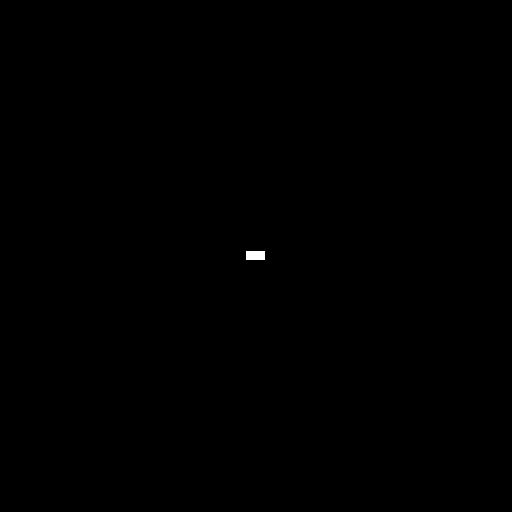
#> input picture images/block.jpg, 512 x 512 px, found by its file name; the run also reads 1 picture not shown here
$ python labo3.py
#> lines starting #> are read from the running program, lines starting #| are printed output that depends on the picture; after the words box and inside, x2 and y2 are one past the last pixel; in counts of white or black regions, pixels touching at a corner belong together
import numpy as np
from matplotlib import pyplot as plt
import cv2
from matplotlib.widgets import Slider
from typing import Callable


def magnitude_spectrum(fshift: np.ndarray):
    magnitude_spectrum = np.log(np.abs(fshift) + 1)
    magnitude_spectrum -= np.min(magnitude_spectrum)
    magnitude_spectrum *= 255.0 / np.max(magnitude_spectrum)
    return magnitude_spectrum


def cumulative_histogram(image):
    hist = cv2.calcHist([image], [0], None, [256], [0, 256])
    cumhist = np.cumsum(hist).astype(np.float64)
    cumhist = cumhist / cumhist[-1]
    return cumhist


def circle(R: int, M: int, N: int):
    """
    R: straal
    M: rijen
    N: kolommen
    """
    x, y = np.meshgrid(np.linspace(0, N, N), np.linspace(0, M, M), sparse=True)
    cx, cy = [N / 2, M / 2]
    return ((x - cx) ** 2 + (y - cy) ** 2) <= R**2


def show_results_old(image, result_image, title="Image"):
    # Setup figures
    fig = plt.figure(figsize=(20, 15))
    fig.canvas.manager.set_window_title(title)
    ax = fig.add_subplot(321)
    ax.set_title("Original Image")
    ax0 = fig.add_subplot(322)
    ax0.set_title("Image after Transformation")
    ax1 = fig.add_subplot(323)
    ax1.set_title("Histogram of Original")
    ax2 = fig.add_subplot(324, sharex=ax1)
    ax2.set_title("Histogram after Transformation")
    ax3 = fig.add_subplot(325, sharex=ax1)
    ax3.set_title("Cumulative Histogram of Original")
    ax4 = fig.add_subplot(326, sharex=ax1)
    ax4.set_title("Cumulative Histogram after Transformation")
    ax1.set_xlim([0, 255])
    # Plot data
    ax.imshow(image, cmap=plt.get_cmap("gray"))
    ax0.imshow(result_image, cmap=plt.get_cmap("gray"))
    ax1.plot(cv2.calcHist([image], [0], None, [256], [0, 256]))
    ax2.plot(cv2.calcHist([result_image], [0], None, [256], [0, 256]))
    ax3.plot(cumulative_histogram(image))
    ax4.plot(cumulative_histogram(result_image))

    plt.show()


def show_results_old_interactive(function: Callable, valueList: list[list[int]], title="Image"):
    """
    valueList: list with list items in format [value,valmin,valmax,step]
    """
    values = [e[0] for e in valueList]
    paramsList = [e[1:4] for e in valueList]
    image, result_image = function(*values)
    # Setup figures
    fig = plt.figure(figsize=(20, 15))
    fig.canvas.manager.set_window_title(title)
    ax = fig.add_subplot(321)
    ax.set_title("Original Image")
    ax0 = fig.add_subplot(322)
    ax0.set_title("Image after Transformation")
    ax1 = fig.add_subplot(323)
    ax1.set_title("Histogram of Original")
    ax2 = fig.add_subplot(324, sharex=ax1)
    ax2.set_title("Histogram after Transformation")
    ax3 = fig.add_subplot(325, sharex=ax1)
    ax3.set_title("Cumulative Histogram of Original")
    ax4 = fig.add_subplot(326, sharex=ax1)
    ax4.set_title("Cumulative Histogram after Transformation")
    ax1.set_xlim([0, 255])

    # Plot data
    def plot_data(image, result_image):
        [x.clear() for x in [ax1, ax2, ax3, ax4]]
        ax1.plot(cv2.calcHist([image], [0], None, [256], [0, 256]))
        ax2.plot(cv2.calcHist([result_image], [0], None, [256], [0, 256]))
        ax3.plot(cumulative_histogram(image))
        ax4.plot(cumulative_histogram(result_image))
        ax.imshow(image, cmap=plt.get_cmap("gray"))
        ax0.imshow(result_image, cmap=plt.get_cmap("gray"))

    plot_data(image, result_image)
    # Add sliders
    sliders = [0] * len(values)
    for i, (value, params) in enumerate(zip(values, paramsList)):
        fig.subplots_adjust(bottom=0.25)
        slider_axis = fig.add_axes([0.2, 0.2 - (i / 20), 0.65, 0.03])
        sliders[i] = Slider(
            slider_axis,
            "Slider" + str(i),
            valinit=value,
            valmin=params[0],
            valmax=params[1],
            valstep=params[2],
        )

        # Update values when slider value changes
        def sliders_on_changed(val, i):
            values[i] = val
            image, result_image = function(*values)
            plot_data(image, result_image)
            fig.canvas.draw_idle()

        sliders[i].on_changed(lambda val, idx=i: sliders_on_changed(val, idx))

    # Print last values on close
    def on_close(event):
        print(f"Closed {title}: {values}")

    fig.canvas.mpl_connect("close_event", on_close)
    # Show plot
    plt.show()


def show_results(image, fft_image, filtered_fft, filtered_image, title="Image"):
    # Setup figures
    fig = plt.figure()
    fig.canvas.manager.set_window_title(title)
    ax1 = fig.add_subplot(221)
    ax1.set_title("Original")
    ax1.axis("off")
    ax2 = fig.add_subplot(222)
    ax2.set_title("FFT")
    ax2.axis("off")
    ax3 = fig.add_subplot(223)
    ax3.set_title("Filtered FFT")
    ax3.axis("off")
    ax4 = fig.add_subplot(224)
    ax4.set_title("Filtered Image")
    ax4.axis("off")
    # Plot data
    ax1.imshow(image, cmap="gray")
    ax2.imshow(magnitude_spectrum(fft_image), cmap="gray")
    ax3.imshow(magnitude_spectrum(filtered_fft), cmap="gray")
    ax4.imshow(filtered_image, cmap="gray")
    # Show plot
    plt.tight_layout()
    plt.show()


def show_results_interactive(function: Callable, valueList: list[list[int]], title="Image"):
    """
    valueList: list with list items in format [value,valmin,valmax,step]
    """
    values = [e[0] for e in valueList]
    paramsList = [e[1:4] for e in valueList]
    image, fft_image, filtered_fft, filtered_image = function(*values)
    # Setup figures
    fig = plt.figure()
    fig.canvas.manager.set_window_title(title)
    ax1 = fig.add_subplot(221)
    ax1.set_title("Original")
    ax1.axis("off")
    ax2 = fig.add_subplot(222)
    ax2.set_title("FFT")
    ax2.axis("off")
    ax3 = fig.add_subplot(223)
    ax3.set_title("Filtered FFT")
    ax3.axis("off")
    ax4 = fig.add_subplot(224)
    ax4.set_title("Filtered Image")
    ax4.axis("off")

    # Plot data
    def plot_data(image, fft_image, filtered_fft, filtered_image):
        [x.clear() for x in [ax1, ax2, ax3, ax4]]
        ax1.imshow(image, cmap="gray")
        ax2.imshow(magnitude_spectrum(fft_image), cmap="gray")
        ax3.imshow(magnitude_spectrum(filtered_fft), cmap="gray")
        ax4.imshow(filtered_image, cmap="gray")

    plot_data(image, fft_image, filtered_fft, filtered_image)
    # Add sliders
    sliders = [0] * len(values)
    for i, (value, params) in enumerate(zip(values, paramsList)):
        fig.subplots_adjust(bottom=0.25)
        slider_axis = fig.add_axes([0.2, 0.2 - (i / 20), 0.65, 0.03])
        sliders[i] = Slider(
            slider_axis,
            "Slider" + str(i),
            valinit=value,
            valmin=params[0],
            valmax=params[1],
            valstep=params[2],
        )

        # Update values when slider value changes
        def sliders_on_changed(val, i):
            values[i] = val
            image, fft_image, filtered_fft, filtered_image = function(*values)
            plot_data(image, fft_image, filtered_fft, filtered_image)
            fig.canvas.draw_idle()

        sliders[i].on_changed(lambda val, idx=i: sliders_on_changed(val, idx))

    # Print last values on close
    def on_close(event):
        print(f"Closed {title}: {values}")

    fig.canvas.mpl_connect("close_event", on_close)
    # Show plot
    plt.tight_layout()
    plt.show()


def fourier_transform_demo(imagePath: str):
    image = cv2.imread(imagePath, cv2.IMREAD_GRAYSCALE)
    # fourier transform
    fft_image = np.fft.fft2(image)
    fft_image_shift = np.fft.fftshift(fft_image)  # Verwissel diagonale kwadranten
    m_spectrum = magnitude_spectrum(fft_image_shift)

    # inverse fourier transform
    ifshift = np.fft.ifftshift(fft_image_shift)  # Herverwissel diagonale kwadranten
    ifbeeld = np.fft.ifft2(ifshift).real

    ifbeeld_nor = np.uint8(cv2.normalize(ifbeeld, None, 0, 255, cv2.NORM_MINMAX))
    m_spectrum_norm = np.uint8(cv2.normalize(m_spectrum, None, 0, 255, cv2.NORM_MINMAX))
    show_results_old(ifbeeld_nor, m_spectrum_norm, "Fourier Transform")


def ideal_low_pass(radius: int):
    image = cv2.imread("images/campus.jpg", cv2.IMREAD_GRAYSCALE)
    # fourier transform
    fft_image = np.fft.fft2(image)
    fft_image_shift = np.fft.fftshift(fft_image)  # Verwissel diagonale kwadranten
    size = np.shape(fft_image_shift)
    filter = circle(radius, size[0], size[1])
    filtered_fft = fft_image_shift * filter
    ifshift = np.fft.ifftshift(filtered_fft)  # Herverwissel diagonale kwadranten
    filtered_image = np.fft.ifft2(ifshift).real

    # show_results(image, fft_image_shift, filtered_fft, filtered_image)
    return [image, fft_image_shift, filtered_fft, filtered_image]


def ideal_low_pass_mask(radius: int):
    image = cv2.imread("images/campus.jpg", cv2.IMREAD_GRAYSCALE)
    size = np.shape(image)
    filter = np.uint8(circle(radius, size[0], size[1]))
    ifshift = np.fft.ifftshift(filter)  # Herverwissel diagonale kwadranten
    filtered_image = np.fft.ifft2(ifshift).real

    filter_nor = np.uint8(cv2.normalize(filter, None, 0, 255, cv2.NORM_MINMAX))
    filtered_image_norm = np.uint8(cv2.normalize(filtered_image, None, 0, 255, cv2.NORM_MINMAX))
    # show_results_old(filter_nor, filtered_image_norm)
    return [filter_nor, filtered_image_norm]


def gaussian_low_pass(d0: int):
    image = cv2.imread("images/campus.jpg", cv2.IMREAD_GRAYSCALE)

    fft_image = np.fft.fft2(image)
    fft_image_shift = np.fft.fftshift(fft_image)
    rows, cols = image.shape
    u, v = np.meshgrid(np.arange(-cols // 2, cols // 2), np.arange(-rows // 2, rows // 2))
    d = np.sqrt(u**2 + v**2)
    gaussian_filter = np.exp(-(d**2) / (2 * (d0**2)))
    filtered_fft = fft_image_shift * gaussian_filter

    ifshift = np.fft.ifftshift(filtered_fft)
    filtered_image = np.fft.ifft2(ifshift).real

    # show_results(image, fft_image_shift, filtered_fft, filtered_image)
    return [image, fft_image_shift, filtered_fft, filtered_image]


def butterworth_filter(shape, cutoff, order):
    P, Q = shape
    U, V = np.meshgrid(np.arange(P) - P // 2, np.arange(Q) - Q // 2, indexing="ij")
    D = np.sqrt(U**2 + V**2)
    H = 1 / (1 + (D / cutoff) ** (2 * order))
    return H


def butterworth_low_pass(radius: int, order: int):
    image = cv2.imread("images/campus.jpg", cv2.IMREAD_GRAYSCALE)

    fft_image = np.fft.fft2(image)
    fft_image_shift = np.fft.fftshift(fft_image)
    filter = butterworth_filter(fft_image_shift.shape, radius, order)

    filtered_fft = fft_image_shift * filter
    ifshift = np.fft.ifftshift(filtered_fft)
    filtered_image = np.fft.ifft2(ifshift).real

    # show_results(image, fft_image_shift, filtered_fft, filtered_image)
    return [image, fft_image_shift, filtered_fft, filtered_image]


def butterworth_high_pass(radius: int, order: int):
    image = cv2.imread("images/Xraywrist.jpg", cv2.IMREAD_GRAYSCALE)

    fft_image = np.fft.fft2(image)
    fft_image_shift = np.fft.fftshift(fft_image)
    filter = butterworth_filter(fft_image_shift.shape, radius, order)
    high_pass_filter = 1 - filter  # HHP = 1 - HLP

    filtered_fft = fft_image_shift * high_pass_filter
    ifshift = np.fft.ifftshift(filtered_fft)
    filtered_image = np.fft.ifft2(ifshift).real

    # show_results(image, fft_image_shift, filtered_fft, filtered_image)
    return [image, fft_image_shift, filtered_fft, filtered_image]


def butterworth_high_frequency_emphasis(radius: int, order: int, a: float, b: float):
    image = cv2.imread("images/Xraywrist.jpg", cv2.IMREAD_GRAYSCALE)

    fft_image = np.fft.fft2(image)
    fft_image_shift = np.fft.fftshift(fft_image)
    filter = butterworth_filter(fft_image_shift.shape, radius, order)
    high_pass_filter = 1 - filter  # HHP = 1 - HLP
    hhfe_filter = a + b * high_pass_filter  # High-frequency emphasis filter: HHFE = a + bHHP

    filtered_fft = fft_image_shift * hhfe_filter
    ifshift = np.fft.ifftshift(filtered_fft)
    filtered_image = np.fft.ifft2(ifshift).real

    # show_results(image, fft_image_shift, filtered_fft, filtered_image)
    return [image, fft_image_shift, filtered_fft, filtered_image]


def butterworth_notch_filter_int(shape, D0, u0, v0, order):
    # Maak een meshgrid voor het filter
    rows, cols = shape
    U, V = np.meshgrid(np.arange(-cols // 2, cols // 2), np.arange(-rows // 2, rows // 2))

    # Bereken de afstand van elke punt in het frequentiedomein tot de notch-locaties (u0, v0) en (-u0, -v0)
    D1 = np.sqrt((U - u0) ** 2 + (V - v0) ** 2)
    D2 = np.sqrt((U + u0) ** 2 + (V + v0) ** 2)

    # Butterworth notch-bandstop filter
    H = 1 / (1 + (D0 / D1) ** (2 * order)) * 1 / (1 + (D0 / D2) ** (2 * order))

    return H


def butterworth_notch_filter(D0, u0, v0, order):
    """
    band stop filter
    """
    # Lees de afbeelding in grayscale
    image = cv2.imread("images/oldtv.jpg", cv2.IMREAD_GRAYSCALE)

    # Voer de Fourier-transformatie uit en verschuif de nul-frequentiecomponent naar het centrum
    fft_image = np.fft.fft2(image)
    fft_image_shift = np.fft.fftshift(fft_image)

    # Maak het notch filter
    filter = butterworth_notch_filter_int(fft_image_shift.shape, D0, u0, v0, order)

    # Pas het filter toe op het fft-beeld
    filtered_fft = fft_image_shift * filter

    # Omgekeerde FFT uitvoeren
    ifshift = np.fft.ifftshift(filtered_fft)
    filtered_image = np.fft.ifft2(ifshift).real

    # show_results(image, fft_image_shift, filtered_fft, filtered_image)
    return [image, fft_image_shift, filtered_fft, filtered_image]


def main():
    # Inleiding - De 2-D discrete Fouriertransformatie
    fourier_transform_demo("images/block.jpg")
#> in fourier_transform_demo, image is the input picture: shape (512, 512); min 0, max 255, mean 0.2
#> in magnitude_spectrum, `magnitude_spectrum = np.log(np.abs(fshift) + 1)`:
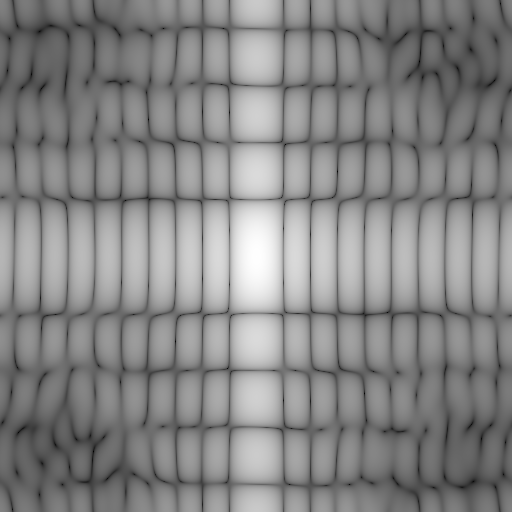
#> magnitude_spectrum: shape (512, 512) float64; min 0.0793, max 10.7, mean 5.61; drawn with min black and max white
#> in cumulative_histogram, `hist = cv2.calcHist([image], [0], None, [256], [0, 256])`: hist = 256 values, max 261836 at index 0, min 0 at index 19, mean 1024
#> in cumulative_histogram, `cumhist = np.cumsum(hist).astype(np.float64)`: cumhist = 256 values from 261836 to 262144
#> in cumulative_histogram, `cumhist = cumhist / cumhist[-1]`: cumhist = 256 values from 0.999 to 1
    fourier_transform_demo("images/disk.jpg")
#> call 2 of fourier_transform_demo, with imagePath = 'images/disk.jpg'
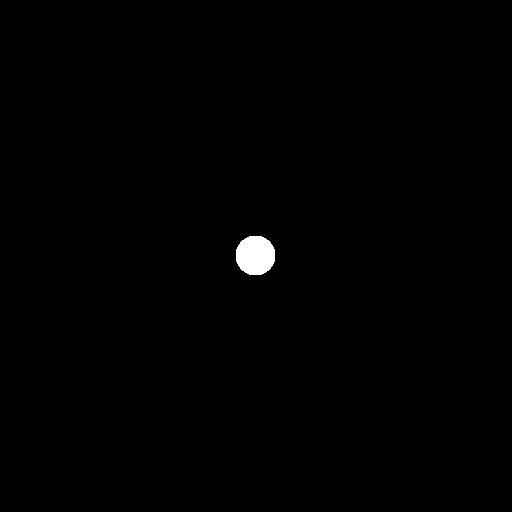
#> input picture images/disk.jpg, 512 x 512 px, found by its file name
#> in fourier_transform_demo, image is the input picture: shape (512, 512); min 0, max 255, mean 1.2
#> in magnitude_spectrum (call 2), `magnitude_spectrum = np.log(np.abs(fshift) + 1)`:
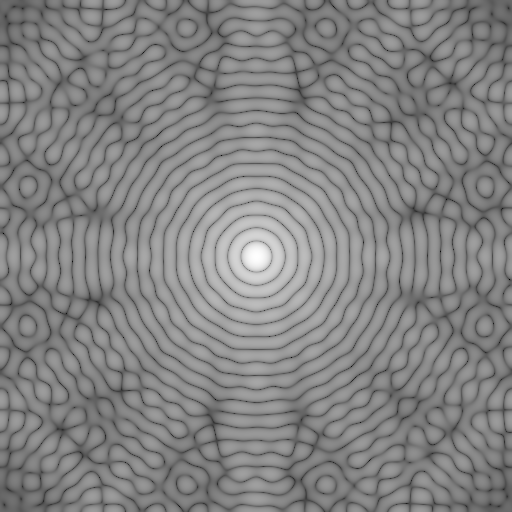
#> magnitude_spectrum: shape (512, 512) float64; min 0.787, max 12.67, mean 6.93; drawn with min black and max white

    # Opdracht 1 - ideaal laagdoorlaatfilter
    show_results_interactive(ideal_low_pass, [[200, 0, 400, 1]], "Ideal Low Pass")
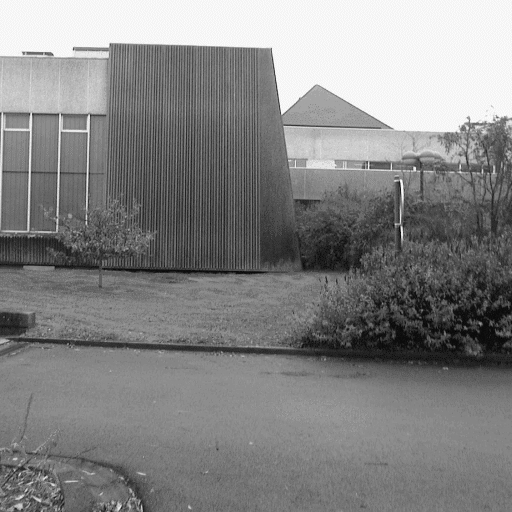
#> input picture images/campus.jpg, 512 x 512 px, found by its file name
#> in ideal_low_pass, image is the input picture: shape (512, 512); min 0, max 252, mean 132.2
    show_results_old_interactive(ideal_low_pass_mask, [[10, 0, 400, 1]], "Ideal Low Pass Mask")
#> in ideal_low_pass_mask, `ifshift = np.fft.ifftshift(filter)`: filter: shape (512, 512); values 0 (black) and 1 (white), 0.12% white; 1 white region, box (x1, y1, x2, y2) and area: (246, 246, 266, 266) 316
#> in ideal_low_pass_mask, `filtered_image = np.fft.ifft2(ifshift).real`:
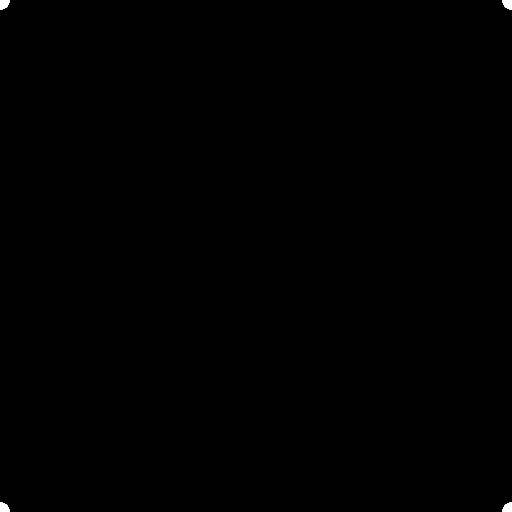
#> ifshift: shape (512, 512); values 0 (black) and 1 (white), 0.12% white; 4 white regions, box (x1, y1, x2, y2) and area: (0, 0, 10, 10) 79, (502, 0, 512, 10) 79, (0, 502, 10, 512) 79, (502, 502, 512, 512) 79

    # Opdracht 2 - Gaussiaans laagdoorlaatfilter
    show_results_interactive(gaussian_low_pass, [[100, 0, 400, 1]], "Gaussian Low Pass")

    # Opdracht 3 - Butterworth laagdoorlaatfilter
    show_results_interactive(butterworth_low_pass, [[30, 0, 400, 1], [2, 0, 10, 1]], "Butterworth Low Pass")

    # Opdracht 4 - Hoogdoorlaatfilters
    show_results_interactive(
        butterworth_high_pass,
        [[30, 0, 400, 1], [3, 0, 10, 1]],
        "Butterworth High Pass",
    )
#> call 4 of show_results_interactive, with title = 'Butterworth High Pass'
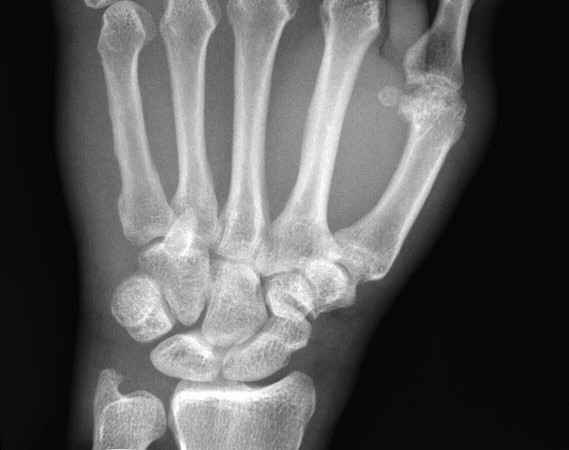
#> input picture images/Xraywrist.jpg, 569 x 450 px, found by its file name
#> in butterworth_high_pass, image is the input picture: shape (450, 569); min 0, max 255, mean 91.3
#> in show_results_interactive (call 4), `plt.show()`:
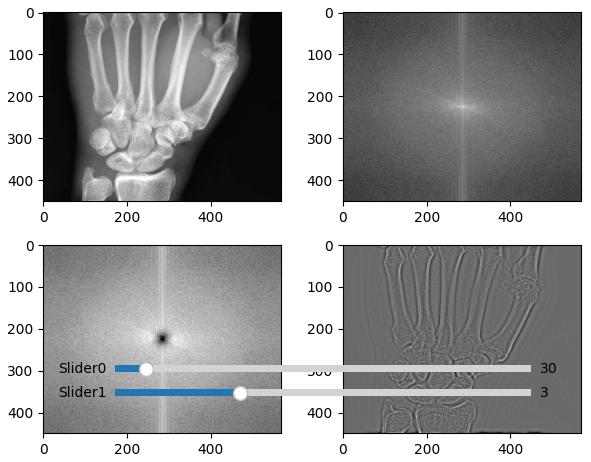
#> figure drawn by matplotlib, 6 panels
    show_results_interactive(
        butterworth_high_frequency_emphasis,
        [[70, 0, 400, 1], [3, 0, 10, 1], [0.5, 0, 10, 0.1], [2, 0, 10, 0.1]],
        "Butterworth High Frequency Emphasis",
    )

    # Opdracht 5 - Butterworth notch filter
    show_results_interactive(
        butterworth_notch_filter,
        [[10, 0, 400, 1], [30, 0, 400, 1], [11, 0, 400, 1], [2, 0, 10, 1]],
        "Butterworth band stop",
    )


if __name__ == "__main__":
    main()
